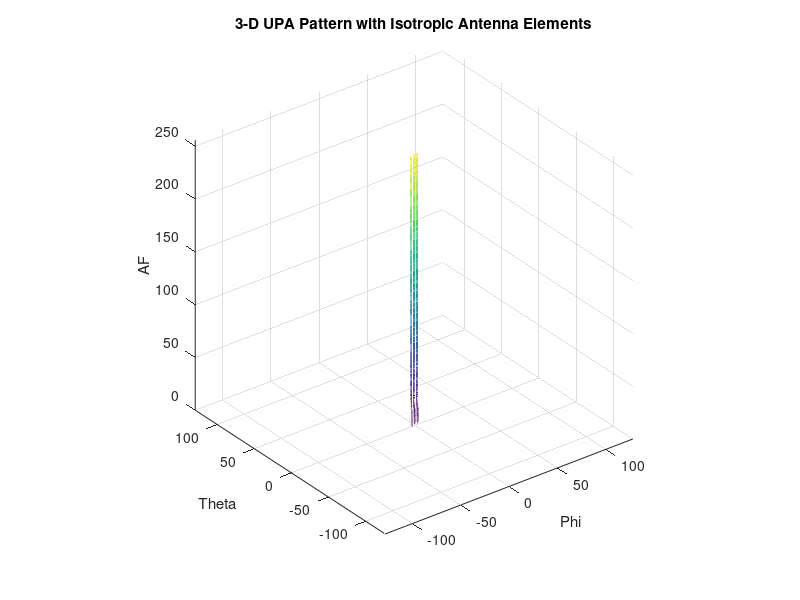
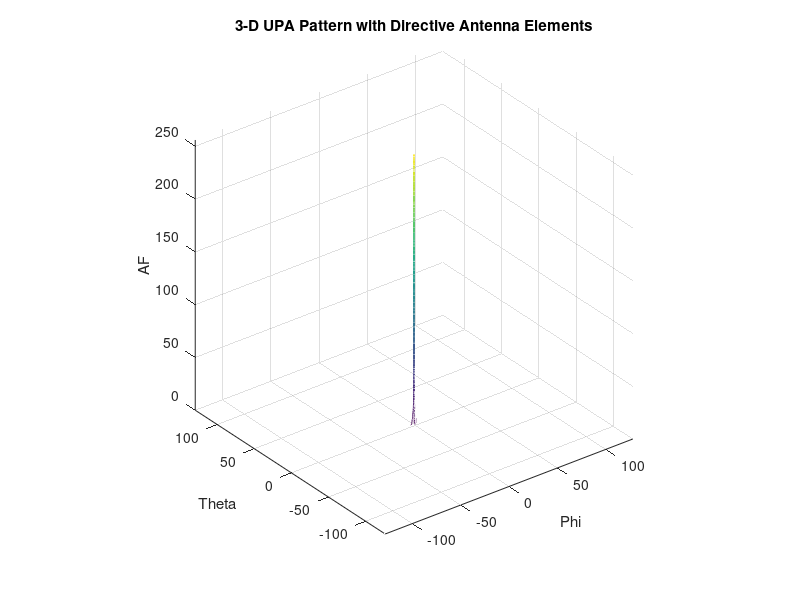
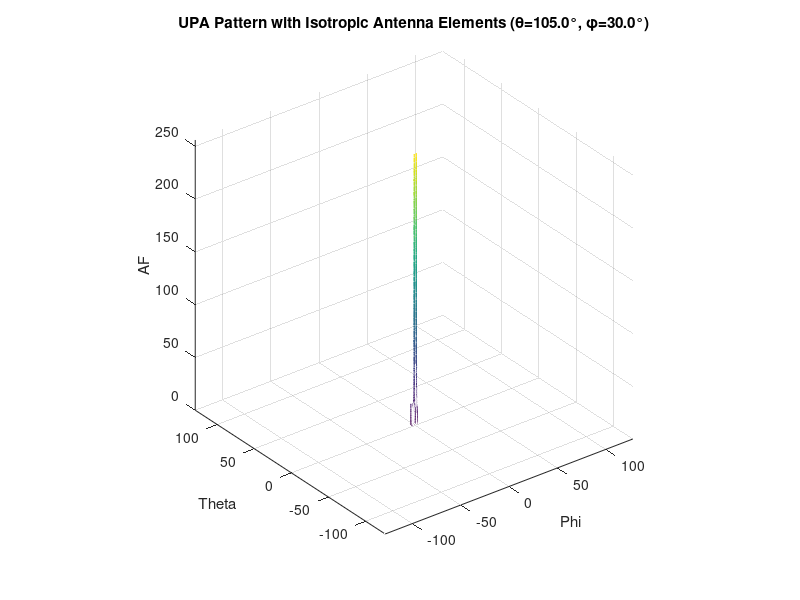
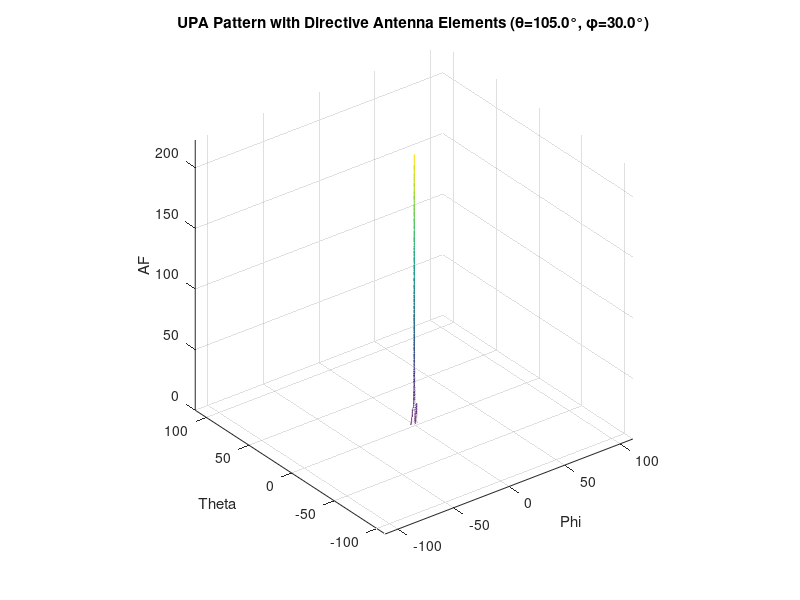

MATLAB code to generate these figures, in order:
clc;
clear;
close all;
% Parameters
c = 3e8; % speed of light
fc = 6e9; % frequency
lambda = c / fc; % wavelength
NZ = 16; % number of sensors along z
NY = 16; % number of sensors along y
N_tot = NZ * NY;
d_z = lambda / 2; % sensor spacing along z [m]
d_y = lambda / 2; % sensor spacing along y [m]
theta_1deg = 90; % UE el. angle from 0 to 180
theta_1 = deg2rad(theta_1deg);
phi_1deg = 0; % UE az. from -90 to 90
phi_1 = deg2rad(phi_1deg);
sigma_n2 = 1e-5; % noise variance
% Define the directivity function
directivity_func = @(theta, phi) 0.25 * (1 - cos(2 * theta)) .* (1 + cos(phi));
% Compute the beamforming filter using the kron function
a_theta = @(theta, phi) kron(exp(1j * 2 * pi * d_y / lambda * (0:NY-1)' * sin(phi)), ...
                             exp(1j * 2 * pi * d_z / lambda * (0:NZ-1)' * cos(theta)));
% Generate angle grids
angles_1 = 361;
theta = linspace(0, pi, angles_1);
angles_2 = 721;
phi = linspace(-pi, pi, angles_2);
[PHI, THETA] = meshgrid(phi, theta);
% Generate the UPA steering vectors for each angle pair
A_theta = zeros(N_tot, angles_1, angles_2);
for i = 1:angles_1
    for j = 1:angles_2
        A_theta(:, i, j) = a_theta(THETA(i, j), PHI(i, j));
    end
end
% Compute the UPA pattern for isotropic antenna elements
w = a_theta(theta_1, phi_1); % Beamforming vector for the UE
AF = zeros(angles_1, angles_2);
for i = 1:angles_1
    for j = 1:angles_2
        AF(i, j) = abs(w' * squeeze(A_theta(:, i, j)));
    end
end
% Plot the 3-D UPA pattern with isotropic antenna elements
figure;
mesh(PHI, THETA, AF);
axis equal;
xlabel('Phi');
ylabel('Theta');
zlabel('AF');
title('3-D UPA Pattern with Isotropic Antenna Elements');
% Apply pattern multiplication with the directivity function
D = directivity_func(THETA, PHI);
AF_directive = AF .* D;
% Plot the 3-D UPA pattern with directive antenna elements
figure;
mesh(PHI, THETA, AF_directive);
axis equal;
xlabel('Phi');
ylabel('Theta');
zlabel('AF');
title('3-D UPA Pattern with Directive Antenna Elements');
% Compare the differences
disp('Differences between isotropic and directive antenna elements can be observed in the plots.');
% Test with different angle pairs
angle_pairs = [deg2rad(105), deg2rad(30); deg2rad(70), deg2rad(-45)];
for k = 1:size(angle_pairs, 1)
    theta_test = angle_pairs(k, 1);
    phi_test = angle_pairs(k, 2);
    
    % Beamforming vector
    w_test = a_theta(theta_test, phi_test);
    
    % UPA pattern for isotropic elements
    AF_test = zeros(angles_1, angles_2);
    for i = 1:angles_1
        for j = 1:angles_2
            AF_test(i, j) = abs(w_test' * squeeze(A_theta(:, i, j)));
        end
    end
    
    % Plot for isotropic elements
    figure;
    mesh(PHI, THETA, AF_test);
    axis equal;
    xlabel('Phi');
    ylabel('Theta');
    zlabel('AF');
    title(sprintf('UPA Pattern with Isotropic Antenna Elements (\\theta=%.1f°, \\phi=%.1f°)', rad2deg(theta_test), rad2deg(phi_test)));
    
    % UPA pattern for directive elements
    AF_test_directive = AF_test .* directivity_func(THETA, PHI);
    
    % Plot for directive elements
    figure;
    mesh(PHI, THETA, AF_test_directive);
    axis equal;
    xlabel('Phi');
    ylabel('Theta');
    zlabel('AF');
    title(sprintf('UPA Pattern with Directive Antenna Elements (\\theta=%.1f°, \\phi=%.1f°)', rad2deg(theta_test), rad2deg(phi_test)));
end
% Set NZ = 4 and NY = 32, plot and compare
NZ = 4;
NY = 32;
N_tot = NZ * NY;
d_z = lambda / 2;
d_y = lambda / 2;
a_theta = @(theta, phi) kron(exp(1j * 2 * pi * d_y / lambda * (0:NY-1)' * sin(phi)), ...
                             exp(1j * 2 * pi * d_z / lambda * (0:NZ-1)' * cos(theta)));
A_theta = zeros(N_tot, angles_1, angles_2);
for i = 1:angles_1
    for j = 1:angles_2
        A_theta(:, i, j) = a_theta(THETA(i, j), PHI(i, j));
    end
end
w = a_theta(deg2rad(100), deg2rad(60));
AF = zeros(angles_1, angles_2);
for i = 1:angles_1
    for j = 1:angles_2
        AF(i, j) = abs(w' * squeeze(A_theta(:, i, j)));
    end
end
figure;
mesh(PHI, THETA, AF);
axis equal;
xlabel('Phi');
ylabel('Theta');
zlabel('AF');
title('UPA Pattern with Isotropic Antenna Elements (NZ=4, NY=32, θ=100°, φ=60°)');
AF_directive = AF .* directivity_func(THETA, PHI);
figure;
mesh(PHI, THETA, AF_directive);
axis equal;
xlabel('Phi');
ylabel('Theta');
zlabel('AF');
title('UPA Pattern with Directive Antenna Elements (NZ=4, NY=32, θ=100°, φ=60°)');
% Interferers' DoAs
theta_intfdeg = [86, 85, 80, 100, 105];
phi_intfdeg = [4, 20, 5, -15, 15];
theta_intf = deg2rad(theta_intfdeg);
phi_intf = deg2rad(phi_intfdeg);
% Compute the covariance matrix of interferers
R_i = zeros(N_tot, N_tot);
for k = 1:length(theta_intf)
    a_intf = a_theta(theta_intf(k), phi_intf(k));
    R_i = R_i + (a_intf * a_intf');
end
R_i = R_i + sigma_n2 * eye(N_tot);
% Compute the MVDR beamformer
a_ue = a_theta(theta_1, phi_1);
R_i_inv = inv(R_i);
w_mvdr = (R_i_inv * a_ue) / (a_ue' * R_i_inv * a_ue);
% Compute the UPA pattern for MVDR
AF_mvdr = zeros(angles_1, angles_2);
for i = 1:angles_1
    for j = 1:angles_2
        AF_mvdr(i, j) = abs(w_mvdr' * squeeze(A_theta(:, i, j)));
    end
end
% Apply pattern multiplication with the directivity function
AF_mvdr_directive = AF_mvdr .* directivity_func(THETA, PHI);
% Plot the pattern with isotropic antenna elements (directive=0)
figure;
mesh(PHI, THETA, AF_mvdr);
axis equal;
xlabel('Phi');
ylabel('Theta');
zlabel('AF');
title('MVDR Beamforming Pattern with Isotropic Antenna Elements');
% Plot the pattern with directive antenna elements (directive=1)
figure;
mesh(PHI, THETA, AF_mvdr_directive);
axis equal;
xlabel('Phi');
ylabel('Theta');
zlabel('AF');
title('MVDR Beamforming Pattern with Directive Antenna Elements');
% Change the DoA of the first interferer and re-compute
theta_intf(1) = deg2rad(88);
phi_intf(1) = deg2rad(2);
R_i = zeros(N_tot, N_tot);
for k = 1:length(theta_intf)
    a_intf = a_theta(theta_intf(k), phi_intf(k));
    R_i = R_i + (a_intf * a_intf');
end
R_i = R_i + sigma_n2 * eye(N_tot);
R_i_inv = inv(R_i);
w_mvdr = (R_i_inv * a_ue) / (a_ue' * R_i_inv * a_ue);
AF_mvdr = zeros(angles_1, angles_2);
for i = 1:angles_1
    for j = 1:angles_2
        AF_mvdr(i, j) = abs(w_mvdr' * squeeze(A_theta(:, i, j)));
    end
end
AF_mvdr_directive = AF_mvdr .* directivity_func(THETA, PHI);
% Plot the pattern with the new interferer DoA
figure;
mesh(PHI, THETA, AF_mvdr_directive);
axis equal;
xlabel('Phi');
ylabel('Theta');
zlabel('AF');
title('MVDR Beamforming Pattern with New Interferer DoA (θ=88°, φ=2°)');
% Increase noise variance and analyze the effect
sigma_n2 = 1e3;
R_i = zeros(N_tot, N_tot);
for k = 1:length(theta_intf)
    a_intf = a_theta(theta_intf(k), phi_intf(k));
    R_i = R_i + (a_intf * a_intf');
end
R_i = R_i + sigma_n2 * eye(N_tot);
R_i_inv = inv(R_i);
w_mvdr = (R_i_inv * a_ue) / (a_ue' * R_i_inv * a_ue);
AF_mvdr = zeros(angles_1, angles_2);
for i = 1:angles_1
    for j = 1:angles_2
        AF_mvdr(i, j) = abs(w_mvdr' * squeeze(A_theta(:, i, j)));
    end
end
AF_mvdr_directive = AF_mvdr .* directivity_func(THETA, PHI);
% Plot the pattern with increased noise variance
figure;
mesh(PHI, THETA, AF_mvdr_directive);
axis equal;
xlabel('Phi');
ylabel('Theta');
zlabel('AF');
title('MVDR Beamforming Pattern with Increased Noise Variance (σ_n^2=10^3)');
disp('The increased noise variance affects the pattern by making it less sharp and increasing the sidelobes.');
